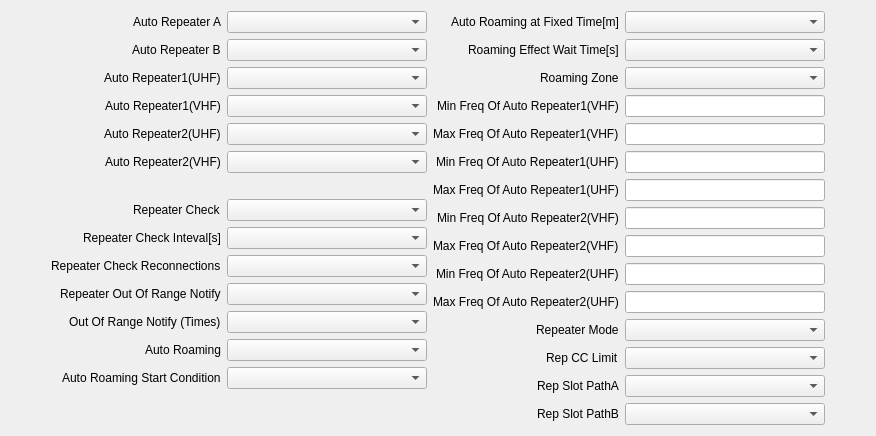
     <widget class="QWidget" name="autoRepeaterTab">
      <attribute name="title">
       <string>Auto Repeater</string>
      </attribute>
      <layout class="QHBoxLayout" name="horizontalLayout_27">
       <item>
        <spacer name="horizontalSpacer_30">
         <property name="orientation">
          <enum>Qt::Orientation::Horizontal</enum>
         </property>
         <property name="sizeHint" stdset="0">
          <size>
           <width>40</width>
           <height>20</height>
          </size>
         </property>
        </spacer>
       </item>
       <item>
        <layout class="QFormLayout" name="formLayout_20">
         <property name="labelAlignment">
          <set>Qt::AlignmentFlag::AlignRight|Qt::AlignmentFlag::AlignTrailing|Qt::AlignmentFlag::AlignVCenter</set>
         </property>
         <item row="0" column="0">
          <widget class="QLabel" name="label_176">
           <property name="text">
            <string>Auto Repeater A</string>
           </property>
          </widget>
         </item>
         <item row="0" column="1">
          <widget class="QComboBox" name="autoRepeaterACmbx">
           <property name="minimumSize">
            <size>
             <width>200</width>
             <height>0</height>
            </size>
           </property>
           <property name="maximumSize">
            <size>
             <width>200</width>
             <height>16777215</height>
            </size>
           </property>
          </widget>
         </item>
         <item row="1" column="0">
          <widget class="QLabel" name="label_178">
           <property name="text">
            <string>Auto Repeater B</string>
           </property>
          </widget>
         </item>
         <item row="1" column="1">
          <widget class="QComboBox" name="autoRepeaterBCmbx">
           <property name="minimumSize">
            <size>
             <width>200</width>
             <height>0</height>
            </size>
           </property>
           <property name="maximumSize">
            <size>
             <width>200</width>
             <height>16777215</height>
            </size>
           </property>
          </widget>
         </item>
         <item row="2" column="0">
          <widget class="QLabel" name="label_179">
           <property name="text">
            <string>Auto Repeater1(UHF)</string>
           </property>
          </widget>
         </item>
         <item row="2" column="1">
          <widget class="QComboBox" name="autoRepeater1UhfCmbx">
           <property name="minimumSize">
            <size>
             <width>200</width>
             <height>0</height>
            </size>
           </property>
           <property name="maximumSize">
            <size>
             <width>200</width>
             <height>16777215</height>
            </size>
           </property>
          </widget>
         </item>
         <item row="3" column="0">
          <widget class="QLabel" name="label_180">
           <property name="text">
            <string>Auto Repeater1(VHF)</string>
           </property>
          </widget>
         </item>
         <item row="3" column="1">
          <widget class="QComboBox" name="autoRepeater1VhfCmbx">
           <property name="minimumSize">
            <size>
             <width>200</width>
             <height>0</height>
            </size>
           </property>
           <property name="maximumSize">
            <size>
             <width>200</width>
             <height>16777215</height>
            </size>
           </property>
          </widget>
         </item>
         <item row="4" column="0">
          <widget class="QLabel" name="label_181">
           <property name="text">
            <string>Auto Repeater2(UHF)</string>
           </property>
          </widget>
         </item>
         <item row="4" column="1">
          <widget class="QComboBox" name="autoRepeater2UhfCmbx">
           <property name="minimumSize">
            <size>
             <width>200</width>
             <height>0</height>
            </size>
           </property>
           <property name="maximumSize">
            <size>
             <width>200</width>
             <height>16777215</height>
            </size>
           </property>
          </widget>
         </item>
         <item row="5" column="0">
          <widget class="QLabel" name="label_182">
           <property name="text">
            <string>Auto Repeater2(VHF)</string>
           </property>
          </widget>
         </item>
         <item row="5" column="1">
          <widget class="QComboBox" name="autoRepeater2VhfCmbx">
           <property name="minimumSize">
            <size>
             <width>200</width>
             <height>0</height>
            </size>
           </property>
           <property name="maximumSize">
            <size>
             <width>200</width>
             <height>16777215</height>
            </size>
           </property>
          </widget>
         </item>
         <item row="6" column="0">
          <widget class="QLabel" name="label_183">
           <property name="text">
            <string/>
           </property>
          </widget>
         </item>
         <item row="7" column="0">
          <widget class="QLabel" name="label_184">
           <property name="text">
            <string>Repeater Check</string>
           </property>
          </widget>
         </item>
         <item row="7" column="1">
          <widget class="QComboBox" name="repeaterCheckCmbx">
           <property name="minimumSize">
            <size>
             <width>200</width>
             <height>0</height>
            </size>
           </property>
           <property name="maximumSize">
            <size>
             <width>200</width>
             <height>16777215</height>
            </size>
           </property>
          </widget>
         </item>
         <item row="8" column="0">
          <widget class="QLabel" name="label_185">
           <property name="text">
            <string>Repeater Check Inteval[s]</string>
           </property>
          </widget>
         </item>
         <item row="8" column="1">
          <widget class="QComboBox" name="repeaterCheckIntervalsCmbx">
           <property name="minimumSize">
            <size>
             <width>200</width>
             <height>0</height>
            </size>
           </property>
           <property name="maximumSize">
            <size>
             <width>200</width>
             <height>16777215</height>
            </size>
           </property>
          </widget>
         </item>
         <item row="9" column="0">
          <widget class="QLabel" name="label_186">
           <property name="text">
            <string>Repeater Check Reconnections</string>
           </property>
          </widget>
         </item>
         <item row="9" column="1">
          <widget class="QComboBox" name="repeaterCheckReconnectionsCmbx">
           <property name="minimumSize">
            <size>
             <width>200</width>
             <height>0</height>
            </size>
           </property>
           <property name="maximumSize">
            <size>
             <width>200</width>
             <height>16777215</height>
            </size>
           </property>
          </widget>
         </item>
         <item row="10" column="0">
          <widget class="QLabel" name="label_187">
           <property name="text">
            <string>Repeater Out Of Range Notify</string>
           </property>
          </widget>
         </item>
         <item row="10" column="1">
          <widget class="QComboBox" name="repeaterOutOfRangeNotifyCmbx">
           <property name="minimumSize">
            <size>
             <width>200</width>
             <height>0</height>
            </size>
           </property>
           <property name="maximumSize">
            <size>
             <width>200</width>
             <height>16777215</height>
            </size>
           </property>
          </widget>
         </item>
         <item row="11" column="0">
          <widget class="QLabel" name="label_188">
           <property name="text">
            <string>Out Of Range Notify (Times)</string>
           </property>
          </widget>
         </item>
         <item row="11" column="1">
          <widget class="QComboBox" name="outOfRangeNotifyCmbx">
           <property name="minimumSize">
            <size>
             <width>200</width>
             <height>0</height>
            </size>
           </property>
           <property name="maximumSize">
            <size>
             <width>200</width>
             <height>16777215</height>
            </size>
           </property>
          </widget>
         </item>
         <item row="12" column="0">
          <widget class="QLabel" name="label_189">
           <property name="text">
            <string>Auto Roaming</string>
           </property>
          </widget>
         </item>
         <item row="12" column="1">
          <widget class="QComboBox" name="autoRoamingCmbx">
           <property name="minimumSize">
            <size>
             <width>200</width>
             <height>0</height>
            </size>
           </property>
           <property name="maximumSize">
            <size>
             <width>200</width>
             <height>16777215</height>
            </size>
           </property>
          </widget>
         </item>
         <item row="13" column="0">
          <widget class="QLabel" name="label_190">
           <property name="text">
            <string>Auto Roaming Start Condition</string>
           </property>
          </widget>
         </item>
         <item row="13" column="1">
          <widget class="QComboBox" name="autoRoamingStartConditionCmbx">
           <property name="minimumSize">
            <size>
             <width>200</width>
             <height>0</height>
            </size>
           </property>
           <property name="maximumSize">
            <size>
             <width>200</width>
             <height>16777215</height>
            </size>
           </property>
          </widget>
         </item>
        </layout>
       </item>
       <item>
        <layout class="QFormLayout" name="formLayout_21">
         <property name="labelAlignment">
          <set>Qt::AlignmentFlag::AlignRight|Qt::AlignmentFlag::AlignTrailing|Qt::AlignmentFlag::AlignVCenter</set>
         </property>
         <item row="0" column="0">
          <widget class="QLabel" name="label_177">
           <property name="text">
            <string>Auto Roaming at Fixed Time[m]</string>
           </property>
          </widget>
         </item>
         <item row="0" column="1">
          <widget class="QComboBox" name="autoRoamingFixedTimeCmbx">
           <property name="minimumSize">
            <size>
             <width>200</width>
             <height>0</height>
            </size>
           </property>
           <property name="maximumSize">
            <size>
             <width>200</width>
             <height>16777215</height>
            </size>
           </property>
          </widget>
         </item>
         <item row="1" column="0">
          <widget class="QLabel" name="label_191">
           <property name="text">
            <string>Roaming Effect Wait Time[s]</string>
           </property>
          </widget>
         </item>
         <item row="1" column="1">
          <widget class="QComboBox" name="roamingEffectWaitTimeCmbx">
           <property name="minimumSize">
            <size>
             <width>200</width>
             <height>0</height>
            </size>
           </property>
           <property name="maximumSize">
            <size>
             <width>200</width>
             <height>16777215</height>
            </size>
           </property>
          </widget>
         </item>
         <item row="2" column="0">
          <widget class="QLabel" name="label_192">
           <property name="text">
            <string>Roaming Zone</string>
           </property>
          </widget>
         </item>
         <item row="2" column="1">
          <widget class="QComboBox" name="roamingZoneCmbx">
           <property name="minimumSize">
            <size>
             <width>200</width>
             <height>0</height>
            </size>
           </property>
           <property name="maximumSize">
            <size>
             <width>200</width>
             <height>16777215</height>
            </size>
           </property>
          </widget>
         </item>
         <item row="3" column="0">
          <widget class="QLabel" name="label_195">
           <property name="text">
            <string>Min Freq Of Auto Repeater1(VHF)</string>
           </property>
          </widget>
         </item>
         <item row="3" column="1">
          <widget class="QLineEdit" name="minFreqAutoRepeater1VhfTxt">
           <property name="minimumSize">
            <size>
             <width>200</width>
             <height>0</height>
            </size>
           </property>
           <property name="maximumSize">
            <size>
             <width>200</width>
             <height>16777215</height>
            </size>
           </property>
          </widget>
         </item>
         <item row="4" column="0">
          <widget class="QLabel" name="label_196">
           <property name="text">
            <string>Max Freq Of Auto Repeater1(VHF)</string>
           </property>
          </widget>
         </item>
         <item row="4" column="1">
          <widget class="QLineEdit" name="maxFreqAutoRepeater1VhfTxt">
           <property name="minimumSize">
            <size>
             <width>200</width>
             <height>0</height>
            </size>
           </property>
           <property name="maximumSize">
            <size>
             <width>200</width>
             <height>16777215</height>
            </size>
           </property>
          </widget>
         </item>
         <item row="5" column="0">
          <widget class="QLabel" name="label_197">
           <property name="text">
            <string>Min Freq Of Auto Repeater1(UHF)</string>
           </property>
          </widget>
         </item>
         <item row="5" column="1">
          <widget class="QLineEdit" name="minFreqAutoRepeater1UhfTxt">
           <property name="minimumSize">
            <size>
             <width>200</width>
             <height>0</height>
            </size>
           </property>
           <property name="maximumSize">
            <size>
             <width>200</width>
             <height>16777215</height>
            </size>
           </property>
          </widget>
         </item>
         <item row="6" column="0">
          <widget class="QLabel" name="label_198">
           <property name="text">
            <string>Max Freq Of Auto Repeater1(UHF)</string>
           </property>
          </widget>
         </item>
         <item row="6" column="1">
          <widget class="QLineEdit" name="maxFreqAutoRepeater1UhfTxt">
           <property name="minimumSize">
            <size>
             <width>200</width>
             <height>0</height>
            </size>
           </property>
           <property name="maximumSize">
            <size>
             <width>200</width>
             <height>16777215</height>
            </size>
           </property>
          </widget>
         </item>
         <item row="7" column="0">
          <widget class="QLabel" name="label_199">
           <property name="text">
            <string>Min Freq Of Auto Repeater2(VHF)</string>
           </property>
          </widget>
         </item>
         <item row="7" column="1">
          <widget class="QLineEdit" name="minFreqAutoRepeater2VhfTxt">
           <property name="minimumSize">
            <size>
             <width>200</width>
             <height>0</height>
            </size>
           </property>
           <property name="maximumSize">
            <size>
             <width>200</width>
             <height>16777215</height>
            </size>
           </property>
          </widget>
         </item>
         <item row="8" column="0">
          <widget class="QLabel" name="label_200">
           <property name="text">
            <string>Max Freq Of Auto Repeater2(VHF)</string>
           </property>
          </widget>
         </item>
         <item row="8" column="1">
          <widget class="QLineEdit" name="maxFreqAutoRepeater2VhfTxt">
           <property name="minimumSize">
            <size>
             <width>200</width>
             <height>0</height>
            </size>
           </property>
           <property name="maximumSize">
            <size>
             <width>200</width>
             <height>16777215</height>
            </size>
           </property>
          </widget>
         </item>
         <item row="9" column="0">
          <widget class="QLabel" name="label_201">
           <property name="text">
            <string>Min Freq Of Auto Repeater2(UHF)</string>
           </property>
          </widget>
         </item>
         <item row="9" column="1">
          <widget class="QLineEdit" name="minFreqAutoRepeater2UhfTxt">
           <property name="minimumSize">
            <size>
             <width>200</width>
             <height>0</height>
            </size>
           </property>
           <property name="maximumSize">
            <size>
             <width>200</width>
             <height>16777215</height>
            </size>
           </property>
          </widget>
         </item>
         <item row="10" column="0">
          <widget class="QLabel" name="label_202">
           <property name="text">
            <string>Max Freq Of Auto Repeater2(UHF)</string>
           </property>
          </widget>
         </item>
         <item row="10" column="1">
          <widget class="QLineEdit" name="maxFreqAutoRepeater2UhfTxt">
           <property name="minimumSize">
            <size>
             <width>200</width>
             <height>0</height>
            </size>
           </property>
           <property name="maximumSize">
            <size>
             <width>200</width>
             <height>16777215</height>
            </size>
           </property>
          </widget>
         </item>
         <item row="11" column="0">
          <widget class="QLabel" name="label_193">
           <property name="text">
            <string>Repeater Mode</string>
           </property>
          </widget>
         </item>
         <item row="12" column="0">
          <widget class="QLabel" name="label_194">
           <property name="text">
            <string>Rep CC Limit</string>
           </property>
          </widget>
         </item>
         <item row="13" column="0">
          <widget class="QLabel" name="label_223">
           <property name="text">
            <string>Rep Slot PathA</string>
           </property>
          </widget>
         </item>
         <item row="14" column="0">
          <widget class="QLabel" name="label_224">
           <property name="text">
            <string>Rep Slot PathB</string>
           </property>
          </widget>
         </item>
         <item row="11" column="1">
          <widget class="QComboBox" name="repeaterModeCmbx"/>
         </item>
         <item row="12" column="1">
          <widget class="QComboBox" name="repCcLimitCmbx"/>
         </item>
         <item row="13" column="1">
          <widget class="QComboBox" name="repSlotACmbx"/>
         </item>
         <item row="14" column="1">
          <widget class="QComboBox" name="repSlotBCmbx"/>
         </item>
        </layout>
       </item>
       <item>
        <spacer name="horizontalSpacer_31">
         <property name="orientation">
          <enum>Qt::Orientation::Horizontal</enum>
         </property>
         <property name="sizeHint" stdset="0">
          <size>
           <width>40</width>
           <height>20</height>
          </size>
         </property>
        </spacer>
       </item>
      </layout>
     </widget>
